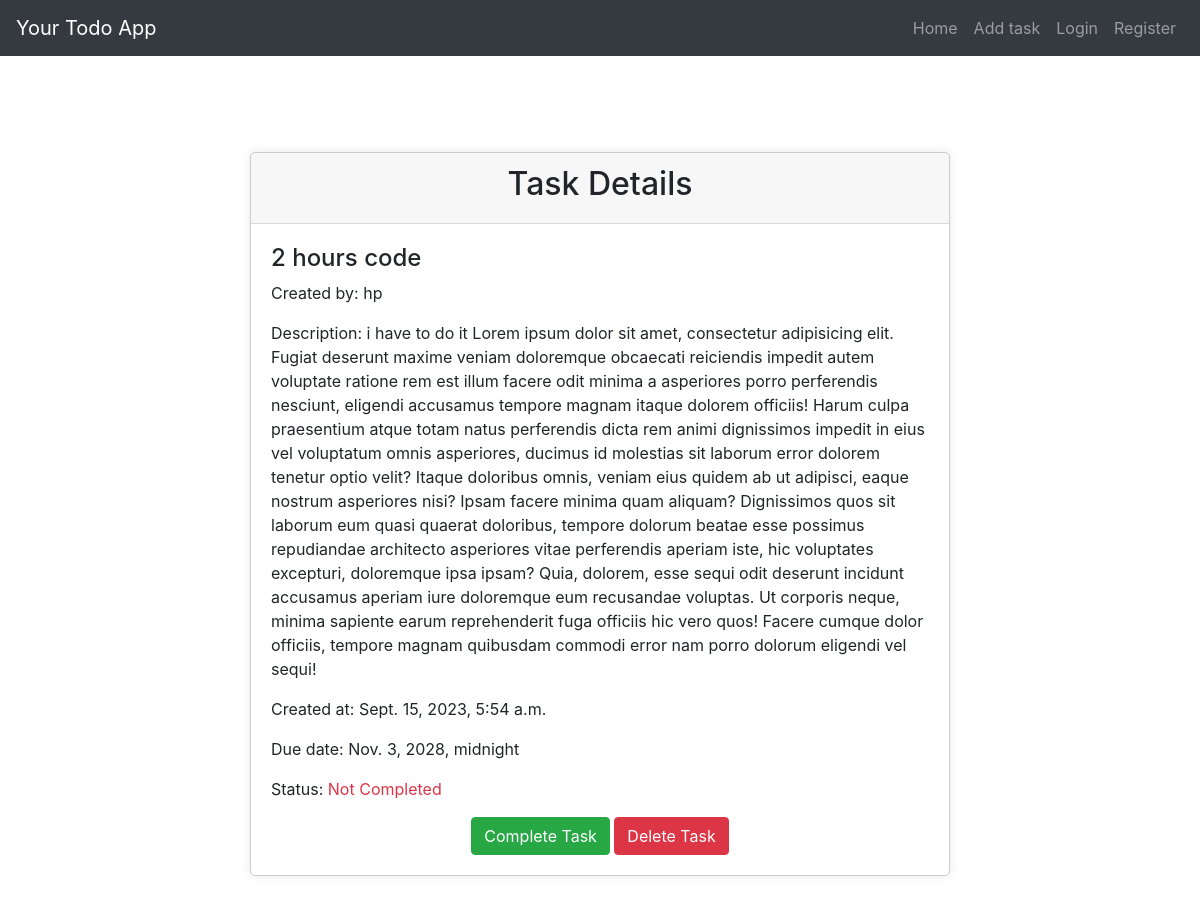
The page /detail/4 on the database its author committed.
### todo/models.py (models this page shows, shortened)
class Task(models.Model):
    title = models.CharField(max_length=200)
    description = models.TextField(blank=True, null=True)  # Optional task description
    completed = models.BooleanField(default=False)
    created_at = models.DateTimeField(auto_now_add=True)  # Timestamp for task creation
    due_date = models.DateTimeField(blank=True, null=True)  # Optional due date for the task
    user = models.ForeignKey(User, on_delete=models.CASCADE)  # Assign tasks to a user

### todo/views.py (the view)
# urls.py: path('detail/<int:id>' ,views.task_detail , name='detail'),
def task_detail(request , id):
    task_todo = Task.objects.get(id = id)
    context = {
        'task_todo' : task_todo
    }
    return render(request , 'todo/detail.html' , context)

### todo/templates/todo/detail.html (shortened to what this page needs)
{% extends 'todo/base.html' %}
{% block content %}
<div class="container mt-5">
    <div class="row justify-content-center">
        <div class="col-md-12">
            <div class="card">
                <div class="card-header">
                    <h2 class="text-center">Task Details</h2>
                </div>
                <div class="card-body">
                    <div class="text-left">
                        <h4>{{ task_todo.title }}</h4>
                        <p>Created by: {{ task_todo.user }}</p>
                        <p>Description: {{ task_todo.description }}</p>
                        <p>Created at: {{ task_todo.created_at }}</p>
                        <p>Due date: {{ task_todo.due_date }}</p>
                        <p>Status: {% if task_todo.completed %}<span class="text-success">Completed</span>{% else %}<span class="text-danger">Not Completed</span>{% endif %}</p>
                    </div>
                    <div class="text-center mt-3">
                        <a onclick="alert('You have completed your task!')" class="btn btn-success" href="{% url 'todo:complete_task' task_todo.id %}">Complete Task</a>
                        <a class="btn btn-danger" href="{% url 'todo:delete_task' task_todo.id %}">Delete Task</a>
                    </div>
                </div>
            </div>
        </div>
    </div>
</div>
{% endblock %}

### todo/templates/todo/base.html (shortened to what this page needs)
<!DOCTYPE html>
<html lang="en">
<head>
    <link rel="stylesheet" href="https://maxcdn.bootstrapcdn.com/bootstrap/4.5.2/css/bootstrap.min.css">
</head>
<body>
    <nav class="navbar navbar-expand-lg navbar-dark bg-dark">
        <a class="navbar-brand" href="#">Your Todo App</a>
        <div class="collapse navbar-collapse justify-content-end" id="navbarNav">
            <ul class="navbar-nav">
                <li class="nav-item">
                    <a class="nav-link" href="{% url 'todo:home' %}">Home</a>
                </li>
                <li class="nav-item">
                    <a class="nav-link" href="{% url 'todo:add_task' %}">Add task</a>
                </li>
                {% if user.is_authenticated %}
                    <li class="nav-item dropdown">
                        <a class="nav-link dropdown-toggle" href="#" id="navbarDropdown" role="button" data-toggle="dropdown" aria-haspopup="true" aria-expanded="false">
                            My Account
                        </a>
                        <div class="dropdown-menu dropdown-menu-right" aria-labelledby="navbarDropdown">
                            <a class="dropdown-item" href="{% url 'password_change' %}">Change Password</a>
                            <a class="dropdown-item" href="{% url 'password_reset' %}">Password Reset</a>
                            <a class="dropdown-item" href="{% url 'todo:Delete_account' %}">Delete User</a>
                        </div>
                    </li>
                    <li class="nav-item">
                        <a class="nav-link" href="{% url 'todo:logout' %}">Logout</a>
                    </li>
                {% else %}
                    <li class="nav-item">
                        <a class="nav-link" href="{% url 'todo:login' %}">Login</a>
                    </li>
                    <li class="nav-item">
                        <a class="nav-link" href="{% url 'todo:register' %}">Register</a>
                    </li>
                {% endif %}
            </ul>
        </div>
    </nav>
    <div class="container mt-5">
        <div class="row">
            <div class="col-md-8 offset-md-2">
                {% block content %}{% endblock %}
            </div>
        </div>
    </div>
</body>
</html>

### todo/templates/todo/base.html (style rules this page uses)
body { margin-bottom: 30px; }

### todo/templates/todo/detail.html (style rules this page uses)
body { text-align: center; }
.card { border: 1px solid #ccc; border-radius: 5px; box-shadow: 0 0 10px rgba(0, 0, 0, 0.1); }
.card-header { text-align: center; }

### rows shown on the page
Task: title "2 hours code", user "hp", description "i have to do it Lorem ipsum dolor sit amet, consectetur adipisicing elit. Fugiat deserunt maxime veniam doloremque obcaecati reiciendis impedit autem voluptate ratione rem est illum facere odit minima a asperiores porro perferendis nesciunt, eligendi accusamus tempore magnam itaque dolorem officiis! Harum culpa praesentium atque totam natus perferendis dicta rem animi dignissimos impedit in eius vel voluptatum omnis asperiores, ducimus id molestias sit laborum error dolorem tenetur optio velit? Itaque doloribus omnis, veniam eius quidem ab ut adipisci, eaque nostrum asperiores nisi? Ipsam facere minima quam aliquam? Dignissimos quos sit laborum eum quasi quaerat doloribus, tempore dolorum…", created_at "Sept. 15, 2023, 5:54 a.m.", due_date "Nov. 3, 2028, midnight"
